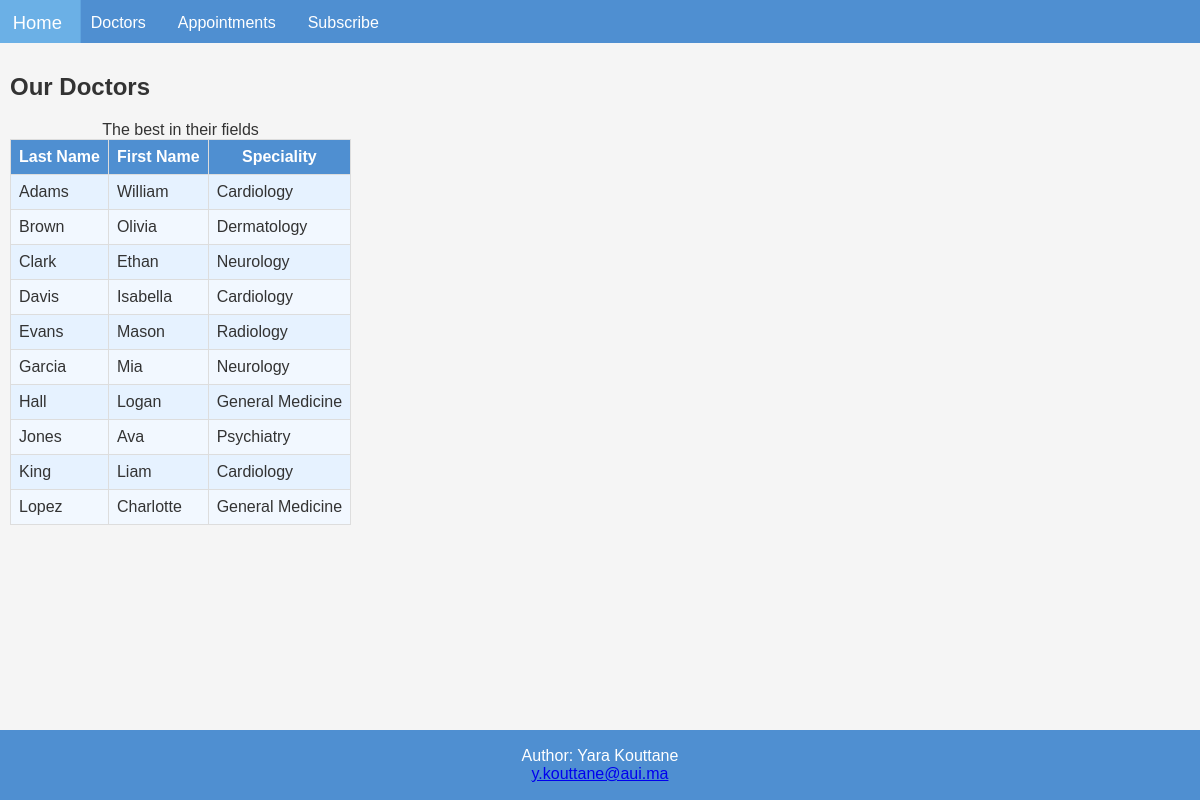
The app's page /doctors/doctors.php with its own data.
### tables this page shows
CREATE TABLE doctor(
    doctor_id INT PRIMARY KEY AUTO_INCREMENT,
    doctor_last_name varchar(64) NOT NULL,
    doctor_first_name varchar(64) NOT NULL,
    doctor_speciality varchar(64) NOT NULL
);

### doctors/doctors.php (the view, shortened to what this page needs)
<!DOCTYPE html>
<html>
<head>
  <link rel="stylesheet" href="css/mystyle.css">
</head>
<div class="wrapper">
<body>
<?php include '../inc/header.php';?>
<div class="content">
<h2>Our Doctors</h2>
<?php
include "../config/init.php";
try {
    $conn = new PDO("mysql:host=$server;dbname=$db", $user, $password);
    $qry = "SELECT doctor_id, doctor_last_name, doctor_first_name, doctor_speciality
             FROM doctor
             ORDER BY doctor_id;";
    $stmt = $conn->prepare($qry);
    $stmt->execute();
    echo "<table>\n";
    echo "<caption>The best in their fields</caption>\n";
    echo "<tr><th>Last Name</th><th>First Name</th><th>Speciality</th></tr>\n";
    while ($result = $stmt->fetch()) {
        echo "<tr>";
        echo "<td>" . $result['doctor_last_name'] . "</td>";
        echo "<td>" . $result['doctor_first_name'] . "</td>";
        echo "<td>" . $result['doctor_speciality'] . "</td>";
        echo "</tr>\n";
    }
    echo "</table>\n";
}
catch(PDOException $e) {
    echo "Error: " . $e->getMessage();
}
?>
</div>
<?php include '../inc/footer.php';?>
</div>
</body>
</html>

### css/mystyle.css (style rules this page uses)
* { box-sizing: border-box; font-family: Arial, Helvetica, sans-serif; }
body { margin: 0; font-family: system-ui, -apple-system, BlinkMacSystemFont, 'Segoe UI', Roboto, Oxygen, Ubuntu, Cantarell, 'Open Sans', 'Helvetica Neue', sans-serif; background-color: #ffffff; }
.content { background-color: #f5f5f5; padding: 10px; height: 100%; color: #333333; }
table, th, td { border: 1px solid #dddddd; border-collapse: collapse; }
th { background-color: #4f8fd1; color: white; padding: 8px; }
td { padding: 8px; }
tr:nth-child(even) { background-color: #e6f2ff; color: #333; }
tr:nth-child(odd) { background-color: #f2f8ff; color: #333; }
.wrapper { height: 100vh; display: flex; flex-direction: column; }

### records on screen
doctor: doctor_last_name "Adams", doctor_first_name "William", doctor_speciality "Cardiology"
doctor: doctor_last_name "Brown", doctor_first_name "Olivia", doctor_speciality "Dermatology"
doctor: doctor_last_name "Clark", doctor_first_name "Ethan", doctor_speciality "Neurology"
doctor: doctor_last_name "Davis", doctor_first_name "Isabella", doctor_speciality "Cardiology"
doctor: doctor_last_name "Evans", doctor_first_name "Mason", doctor_speciality "Radiology"
doctor: doctor_last_name "Garcia", doctor_first_name "Mia", doctor_speciality "Neurology"
doctor: doctor_last_name "Hall", doctor_first_name "Logan", doctor_speciality "General Medicine"
doctor: doctor_last_name "Jones", doctor_first_name "Ava", doctor_speciality "Psychiatry"
doctor: doctor_last_name "King", doctor_first_name "Liam", doctor_speciality "Cardiology"
doctor: doctor_last_name "Lopez", doctor_first_name "Charlotte", doctor_speciality "General Medicine"
